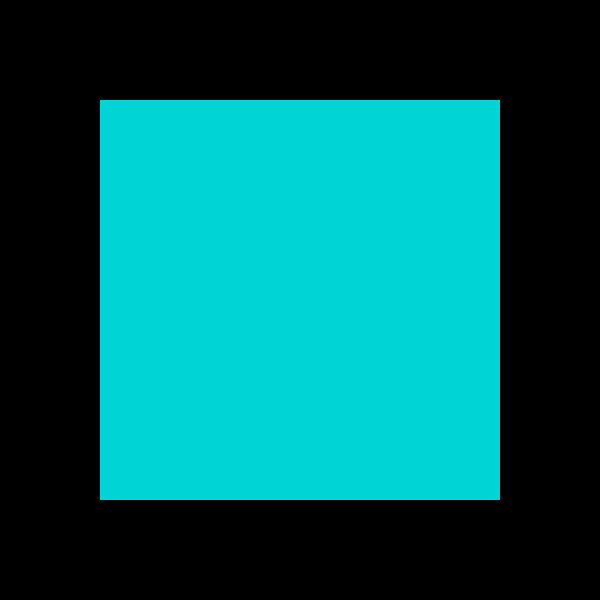
Frame 1 (no input)
Frame 60 (the mouse pressed at the canvas centre just before this capture): identical to frame 1, image omitted
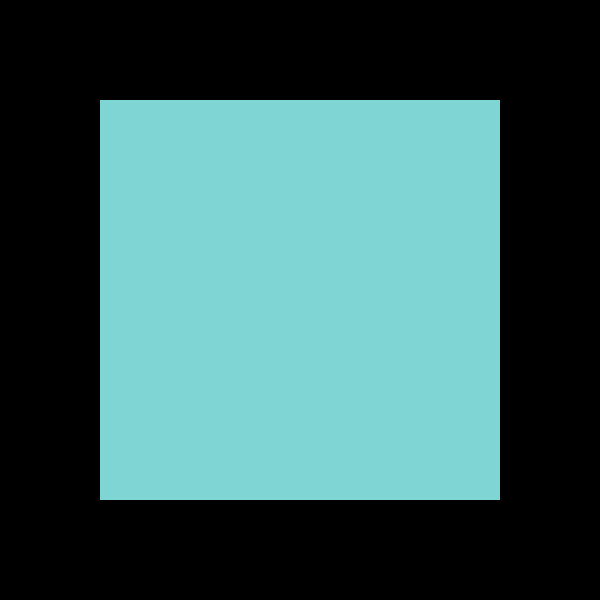
Frame 120 (the mouse held since frame 60 and released just before this capture)

The Processing sketch that drew these frames (run headless with seeded random() and noise(); from frame 60 on, the mouse is pressed at the canvas centre):

// Processing sketch: processing_184408
// ── processing_184408.pde

void setup() {
  size(600,600);
  colorMode(RGB, height, height, height);
  noStroke();
  background(0);

}

void draw(){
  colorMode(RGB, height, height,height);
    //if(mouseX>100 && mouseX<400);{
    //if(mouseY>100 && mouseY<400);{
  fill(mouseX, width-100,height-100);
  rect(100,100,400,400);
    //}
  //}
}
